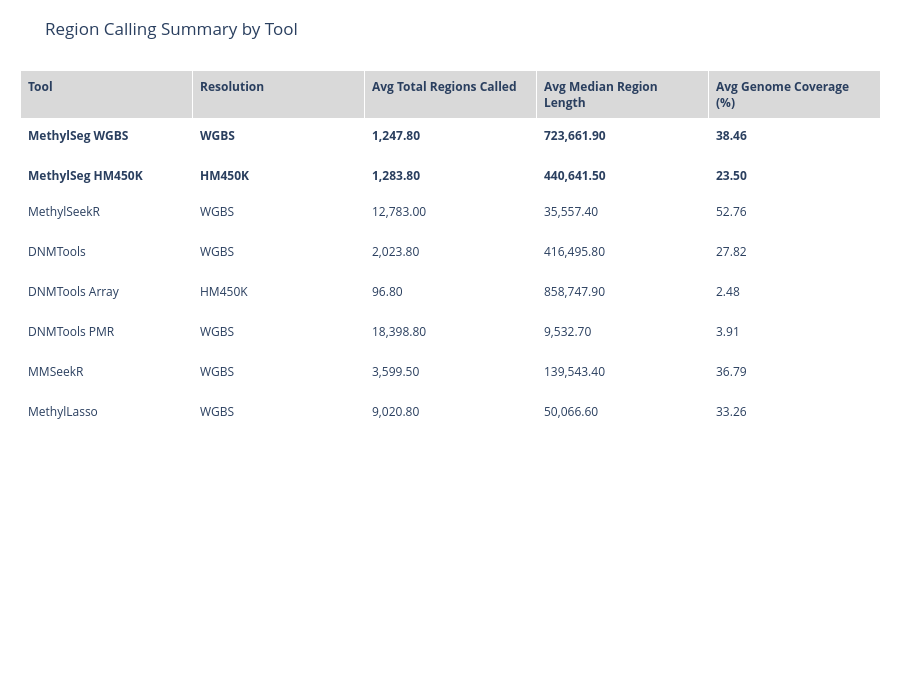

Source (notebook cell):
### Code cell
region_stats_df = get_region_stats_df().copy()
region_stats_df["tool_normalized"] = region_stats_df["tool"].map(normalize_region_tool_name)
region_stats_df = apply_tool_order(region_stats_df)

summary_table_df = (
    region_stats_df.groupby("tool_normalized", observed=True)
    .agg(
        avg_total_regions_called=("n_regions", "mean"),
        avg_median_region_length=("median_length", "mean"),
        avg_genome_coverage_pct=("genome_coverage_pct", "mean"),
    )
    .reset_index()
)
summary_table_df["Resolution"] = summary_table_df["tool_normalized"].map(RESOLUTION_MAP)
summary_table_df["Tool"] = summary_table_df["tool_normalized"].map(TOOL_LABELS)
summary_table_df = summary_table_df[[
    "Tool",
    "Resolution",
    "avg_total_regions_called",
    "avg_median_region_length",
    "avg_genome_coverage_pct",
]].rename(columns={
    "avg_total_regions_called": "Avg Total Regions Called",
    "avg_median_region_length": "Avg Median Region Length",
    "avg_genome_coverage_pct": "Avg Genome Coverage (%)",
})
summary_table_df = summary_table_df.round({
    "Avg Total Regions Called": 1,
    "Avg Median Region Length": 1,
    "Avg Genome Coverage (%)": 2,
})

summary_table_fig = plot_summary_table(summary_table_df, TABLE_TITLE)
summary_table_fig

### Figure 1 — Plotly figure (JSON) as saved in the notebook; plotly's stock layout.template omitted (floating-point values rounded to 4 significant figures)
{"data": [{"cells": {"align": "left", "fill": {"color": "white"}, "font": {"size": 12}, "height": 40, "values": [["<b>MethylSeg WGBS</b>", "<b>MethylSeg HM450K</b>", "MethylSeekR", "DNMTools", "DNMTools Array", "DNMTools PMR", "MMSeekR", "MethylLasso"], ["<b>WGBS</b>", "<b>HM450K</b>", "WGBS", "WGBS", "HM450K", "WGBS", "WGBS", "WGBS"], ["<b>1,247.80</b>", "<b>1,283.80</b>", "12,783.00", "2,023.80", "96.80", "18,398.80", "3,599.50", "9,020.80"], ["<b>723,661.90</b>", "<b>440,641.50</b>", "35,557.40", "416,495.80", "858,747.90", "9,532.70", "139,543.40", "50,066.60"], ["<b>38.46</b>", "<b>23.50</b>", "52.76", "27.82", "2.48", "3.91", "36.79", "33.26"]]}, "header": {"align": "left", "fill": {"color": "#d9d9d9"}, "font": {"size": 12}, "height": 44, "values": ["<b>Tool</b>", "<b>Resolution</b>", "<b>Avg Total Regions Called</b>", "<b>Avg Median Region Length</b>", "<b>Avg Genome Coverage (%)</b>"]}, "type": "table"}], "layout": {"height": 700, "margin": {"b": 30, "l": 20, "r": 20, "t": 70}, "title": {"text": "Region Calling Summary by Tool"}}}
